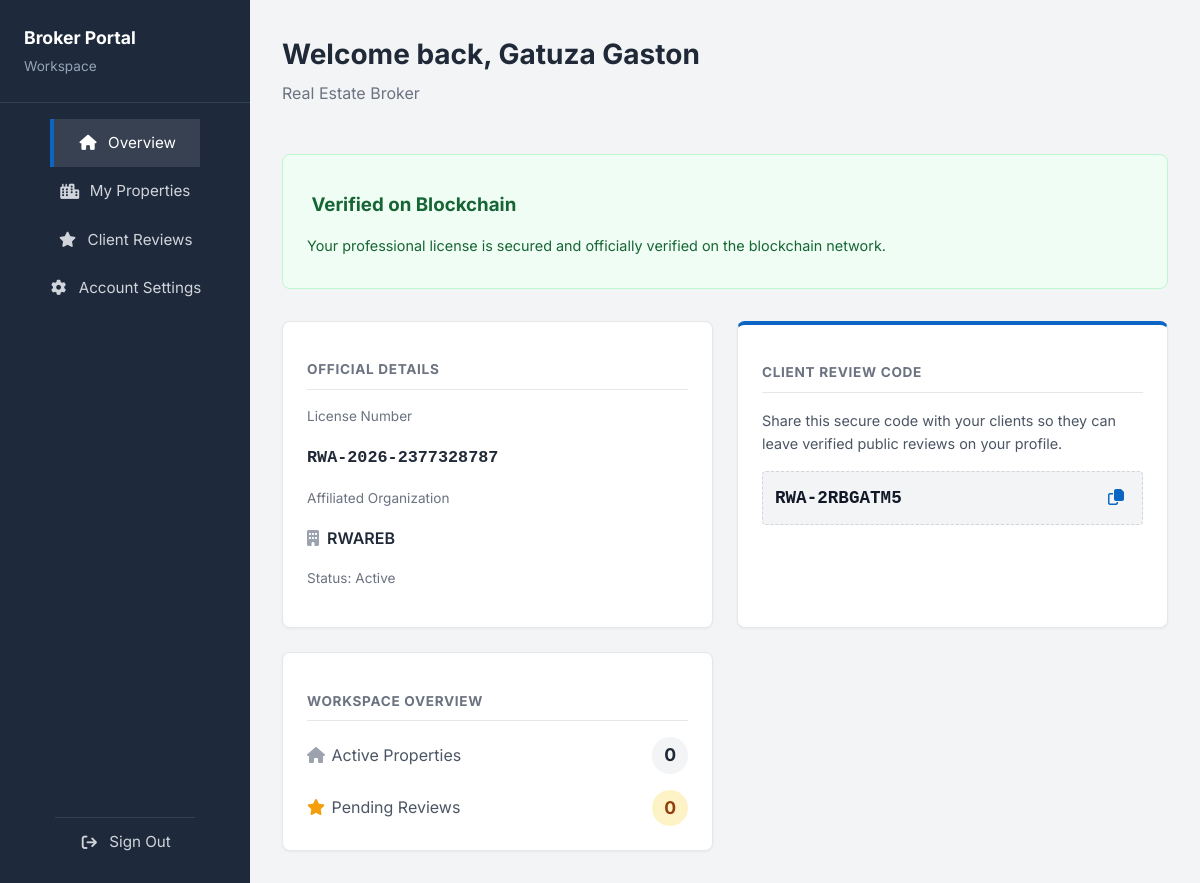
Screenshot of /dashboard (signed in) with the database file from the repository.
### models.py (models this page shows)
class Broker(db.Model):
    __tablename__ = 'brokers'
    id = db.Column(db.String(36), primary_key=True, default=generate_uuid)
    organization_id = db.Column(db.String(36), db.ForeignKey('organizations.id'), nullable=False)
    full_name = db.Column(db.String(100), nullable=False)
    phone = db.Column(db.String(30), nullable=False)
    email = db.Column(db.String(150), unique=True, nullable=False)
    password_hash = db.Column(db.Text, nullable=False)
    professional_title = db.Column(db.String(100))
    license_number = db.Column(db.String(100), unique=True, nullable=False)
    profile_photo_url = db.Column(db.String(255), nullable=True)
    bio = db.Column(db.Text, nullable=True)
    working_province = db.Column(db.String(100), nullable=True)
    working_district = db.Column(db.String(100), nullable=True)
    verification_code = db.Column(db.String(255), nullable=True)
    review_code = db.Column(db.String(20), unique=True, nullable=True)
    status = db.Column(db.String(20), default='Pending Registration')
    verified_at = db.Column(db.DateTime, nullable=True)
    expires_at = db.Column(db.DateTime, nullable=True)
    registered_by = db.Column(db.String(36), db.ForeignKey('association_admins.id'), nullable=True)
    created_at = db.Column(db.DateTime, default=datetime.utcnow)
    updated_at = db.Column(db.DateTime, default=datetime.utcnow, onupdate=datetime.utcnow)
    properties = db.relationship('Property', backref='broker', lazy=True, cascade="all, delete-orphan")
    reviews = db.relationship('Review', backref='broker', lazy=True, cascade="all, delete-orphan")

class Organization(db.Model):
    __tablename__ = 'organizations'
    id = db.Column(db.String(36), primary_key=True, default=generate_uuid)
    name = db.Column(db.String(150), unique=True, nullable=False)
    registration_number = db.Column(db.String(100), unique=True, nullable=False)
    email = db.Column(db.String(150), nullable=False)
    phone = db.Column(db.String(30), nullable=False)
    address = db.Column(db.Text, nullable=True)
    status = db.Column(db.String(20), default='Active')  # 'Active' or 'Suspended'
    created_by = db.Column(db.String(36), db.ForeignKey('super_admins.id'), nullable=False)
    created_at = db.Column(db.DateTime, default=datetime.utcnow)
    updated_at = db.Column(db.DateTime, default=datetime.utcnow, onupdate=datetime.utcnow)
    admins = db.relationship('AssociationAdmin', backref='organization', lazy=True)

### broker.py (the view, shortened to what this page needs)
@broker_bp.route('/dashboard')
@broker_login_required
def dashboard():
    broker = Broker.query.get(session['broker_id'])
    organization = Organization.query.get(broker.organization_id)
    active_properties = Property.query.filter_by(broker_id=broker.id, is_available=True).count()
    pending_reviews = Review.query.filter_by(broker_id=broker.id, is_approved=False).count()
    return render_template(
        'broker_dashboard.html',
        broker=broker,
        organization=organization,
        active_properties=active_properties,
        pending_reviews=pending_reviews
    )

### broker.py (called while the page is built)
def broker_login_required(f):
    @wraps(f)
    def decorated_function(*args, **kwargs):
        if 'broker_id' not in session:
            flash("Please log in to access the Broker Portal.", "warning")
            return redirect(url_for('landing.login_portal'))
        broker = Broker.query.get(session['broker_id'])
        if not broker or broker.status == 'Suspended':
            session.pop('broker_id', None)
            flash("Your account has been suspended. Please contact your organization.", "error")
            return redirect(url_for('landing.login_portal'))
        return f(*args, **kwargs)
    return decorated_function

### templates/broker_dashboard.html (shortened to what this page needs)
{% extends "broker_base.html" %}
{% block content %}
<div class="admin-header">
    <div>
        <h1>Welcome back, {{ broker.full_name }}</h1>
        <p style="color: var(--text-muted); margin-top: 0.25rem;">{{ broker.professional_title }}</p>
    </div>
</div>
{% if broker.verification_code %}
    <div class="status-banner onchain">
        <div>
            <h3 style="margin-bottom: 0.25rem; font-weight: 700;"> Verified on Blockchain</h3>
            <p style="font-size: 0.9rem;">Your professional license is secured and officially verified on the blockchain network.</p>
        </div>
    </div>
{% endif %}
<div class="broker-grid">
    <div class="info-card">
        <h3>Official Details</h3>
        <div style="margin-bottom: 1rem;">
            <p style="font-size: 0.85rem; color: #6B7280; margin-bottom: 0.2rem;">License Number</p>
            <p style="font-weight: 600; font-family: monospace; font-size: 1.05rem;">{{ broker.license_number }}</p>
        </div>
        <div>
            <p style="font-size: 0.85rem; color: #6B7280; margin-bottom: 0.2rem;">Affiliated Organization</p>
            <p style="font-weight: 600;"><i class="fa-solid fa-building" style="color: #9CA3AF; margin-right: 0.5rem;"></i>{{ organization.name }}</p>
            <p style="font-size: 0.85rem; color: #6B7280; margin-top: 0.25rem;">Status: {{ organization.status }}</p>
        </div>
    </div>
    <div class="info-card" style="border-top: 4px solid #0A66C2;">
        <h3>Client Review Code</h3>
        <p style="font-size: 0.9rem; color: #4B5563; margin-bottom: 1rem;">
            Share this secure code with your clients so they can leave verified public reviews on your profile.
        </p>
        <div class="copy-box">
            <span id="reviewCodeText">{{ broker.review_code }}</span>
            <button class="copy-btn" onclick="copyReviewCode()" title="Copy to clipboard">
                <i class="fa-regular fa-copy"></i>
            </button>
        </div>
    </div>
    <div class="info-card">
        <h3>Workspace Overview</h3>
        <div style="display: flex; flex-direction: column; gap: 1rem;">
            <div style="display: flex; justify-content: space-between; align-items: center;">
                <span style="color: #4B5563;"><i class="fa-solid fa-house" style="width: 20px; color: #9CA3AF;"></i> Active Properties</span>
                <span style="font-weight: 700; font-size: 1.1rem; background: #F3F4F6; padding: 0.25rem 0.75rem; border-radius: 999px;">{{ active_properties }}</span>
            </div>
            <div style="display: flex; justify-content: space-between; align-items: center;">
                <span style="color: #4B5563;"><i class="fa-solid fa-star" style="width: 20px; color: #F59E0B;"></i> Pending Reviews</span>
                <span style="font-weight: 700; font-size: 1.1rem; background: #FEF3C7; color: #92400E; padding: 0.25rem 0.75rem; border-radius: 999px;">{{ pending_reviews }}</span>
            </div>
        </div>
    </div>
</div>
{% endblock %}

### static/css/style.css (style rules this page uses)
:root { --bg-white: #FFFFFF; --text-dark: #1F2937; --text-muted: #6B7280; --border-grey: #E5E7EB; --hover-grey: #F3F4F6; --btn-blue: #0A66C2; --btn-blue-hover: #004182; --footer-bg: #2f426b; }
body { font-family: 'Inter', sans-serif; background-color: var(--bg-white); color: var(--text-dark); margin: 0; padding: 0; line-height: 1.6; display: flex; flex-direction: column; min-height: 100vh; }

### static/css/admin_style.css (style rules this page uses)
.admin-header { display: flex; justify-content: space-between; align-items: center; margin-bottom: 2rem; }
.admin-header h1 { margin: 0; font-size: 1.75rem; color: var(--text-dark); }

### templates/broker_dashboard.html (style rules this page uses)
.broker-grid { display: grid; grid-template-columns: repeat(auto-fit, minmax(300px, 1fr)); gap: 1.5rem; margin-top: 2rem; }
.info-card { background: white; border: 1px solid var(--border-grey); border-radius: 8px; padding: 1.5rem; box-shadow: 0 1px 3px rgba(0,0,0,0.05); }
.info-card h3 { color: #6B7280; font-size: 0.85rem; text-transform: uppercase; letter-spacing: 0.05em; margin-bottom: 1rem; border-bottom: 1px solid #E5E7EB; padding-bottom: 0.5rem; }
.status-banner { padding: 1rem 1.5rem; border-radius: 8px; margin-top: 1.5rem; display: flex; align-items: center; justify-content: space-between; flex-wrap: wrap; gap: 1rem; }
.status-banner.onchain { background-color: #F0FDF4; border: 1px solid #BBF7D0; color: #166534; }
.copy-box { background: #F3F4F6; padding: 0.75rem; border-radius: 4px; font-family: monospace; font-size: 1.1rem; font-weight: bold; color: #111827; display: flex; justify-content: space-between; align-items: center; border: 1px dashed #D1D5DB; }
.copy-btn { background: none; border: none; color: #0A66C2; cursor: pointer; font-size: 1rem; }

### rows the page displays
Broker: full_name "Gatuza Gaston", professional_title "Real Estate Broker", license_number "RWA-2026-2377328787", review_code "RWA-2RBGATM5"
Organization: name "RWAREB", status "Active"

### other values shown
{{ active_properties }} "0"
{{ pending_reviews }} "0"
